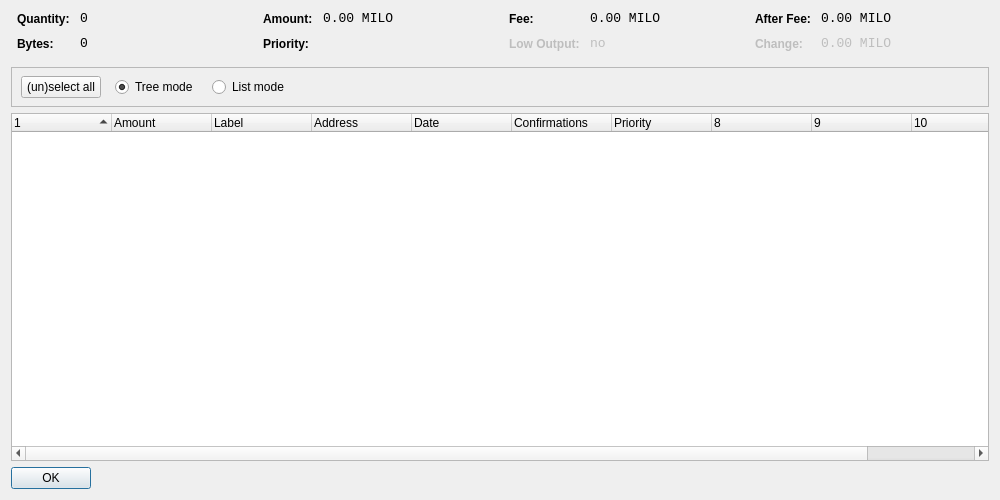
<?xml version="1.0" encoding="UTF-8"?>
<ui version="4.0">
 <class>CoinControlDialog</class>
 <widget class="QDialog" name="CoinControlDialog">
  <property name="geometry">
   <rect>
    <x>0</x>
    <y>0</y>
    <width>1000</width>
    <height>500</height>
   </rect>
  </property>
  <property name="windowTitle">
   <string>Coin Control</string>
  </property>
  <layout class="QVBoxLayout" name="verticalLayout">
   <item>
    <layout class="QHBoxLayout" name="horizontalLayoutTop" stretch="0,0,0,0">
     <property name="topMargin">
      <number>0</number>
     </property>
     <property name="bottomMargin">
      <number>10</number>
     </property>
     <item>
      <layout class="QFormLayout" name="formLayoutCoinControl1">
       <property name="horizontalSpacing">
        <number>10</number>
       </property>
       <property name="verticalSpacing">
        <number>10</number>
       </property>
       <property name="leftMargin">
        <number>6</number>
       </property>
       <property name="rightMargin">
        <number>6</number>
       </property>
       <item row="0" column="0">
        <widget class="QLabel" name="labelCoinControlQuantityText">
         <property name="styleSheet">
          <string notr="true">font-weight:bold;</string>
         </property>
         <property name="text">
          <string>Quantity:</string>
         </property>
        </widget>
       </item>
       <item row="0" column="1">
        <widget class="QLabel" name="labelCoinControlQuantity">
         <property name="font">
          <font>
           <family>Monospace</family>
           <pointsize>10</pointsize>
          </font>
         </property>
         <property name="cursor">
          <cursorShape>IBeamCursor</cursorShape>
         </property>
         <property name="contextMenuPolicy">
          <enum>Qt::ActionsContextMenu</enum>
         </property>
         <property name="text">
          <string notr="true">0</string>
         </property>
         <property name="textInteractionFlags">
          <set>Qt::LinksAccessibleByMouse|Qt::TextSelectableByKeyboard|Qt::TextSelectableByMouse</set>
         </property>
        </widget>
       </item>
       <item row="1" column="0">
        <widget class="QLabel" name="labelCoinControlBytesText">
         <property name="styleSheet">
          <string notr="true">font-weight:bold;</string>
         </property>
         <property name="text">
          <string>Bytes:</string>
         </property>
        </widget>
       </item>
       <item row="1" column="1">
        <widget class="QLabel" name="labelCoinControlBytes">
         <property name="font">
          <font>
           <family>Monospace</family>
           <pointsize>10</pointsize>
          </font>
         </property>
         <property name="cursor">
          <cursorShape>IBeamCursor</cursorShape>
         </property>
         <property name="contextMenuPolicy">
          <enum>Qt::ActionsContextMenu</enum>
         </property>
         <property name="text">
          <string notr="true">0</string>
         </property>
         <property name="textInteractionFlags">
          <set>Qt::LinksAccessibleByMouse|Qt::TextSelectableByKeyboard|Qt::TextSelectableByMouse</set>
         </property>
        </widget>
       </item>
      </layout>
     </item>
     <item>
      <layout class="QFormLayout" name="formLayoutCoinControl2">
       <property name="horizontalSpacing">
        <number>10</number>
       </property>
       <property name="verticalSpacing">
        <number>10</number>
       </property>
       <property name="leftMargin">
        <number>6</number>
       </property>
       <property name="rightMargin">
        <number>6</number>
       </property>
       <item row="0" column="0">
        <widget class="QLabel" name="labelCoinControlAmountText">
         <property name="styleSheet">
          <string notr="true">font-weight:bold;</string>
         </property>
         <property name="text">
          <string>Amount:</string>
         </property>
        </widget>
       </item>
       <item row="0" column="1">
        <widget class="QLabel" name="labelCoinControlAmount">
         <property name="font">
          <font>
           <family>Monospace</family>
           <pointsize>10</pointsize>
          </font>
         </property>
         <property name="cursor">
          <cursorShape>IBeamCursor</cursorShape>
         </property>
         <property name="contextMenuPolicy">
          <enum>Qt::ActionsContextMenu</enum>
         </property>
         <property name="text">
          <string notr="true">0.00 MILO</string>
         </property>
         <property name="textInteractionFlags">
          <set>Qt::LinksAccessibleByMouse|Qt::TextSelectableByKeyboard|Qt::TextSelectableByMouse</set>
         </property>
        </widget>
       </item>
       <item row="1" column="0">
        <widget class="QLabel" name="labelCoinControlPriorityText">
         <property name="styleSheet">
          <string notr="true">font-weight:bold;</string>
         </property>
         <property name="text">
          <string>Priority:</string>
         </property>
        </widget>
       </item>
       <item row="1" column="1">
        <widget class="QLabel" name="labelCoinControlPriority">
         <property name="font">
          <font>
           <family>Monospace</family>
           <pointsize>10</pointsize>
          </font>
         </property>
         <property name="cursor">
          <cursorShape>IBeamCursor</cursorShape>
         </property>
         <property name="contextMenuPolicy">
          <enum>Qt::ActionsContextMenu</enum>
         </property>
         <property name="text">
          <string/>
         </property>
         <property name="textInteractionFlags">
          <set>Qt::LinksAccessibleByMouse|Qt::TextSelectableByKeyboard|Qt::TextSelectableByMouse</set>
         </property>
        </widget>
       </item>
      </layout>
     </item>
     <item>
      <layout class="QFormLayout" name="formLayoutCoinControl3">
       <property name="horizontalSpacing">
        <number>10</number>
       </property>
       <property name="verticalSpacing">
        <number>10</number>
       </property>
       <property name="leftMargin">
        <number>6</number>
       </property>
       <property name="rightMargin">
        <number>6</number>
       </property>
       <item row="0" column="0">
        <widget class="QLabel" name="labelCoinControlFeeText">
         <property name="styleSheet">
          <string notr="true">font-weight:bold;</string>
         </property>
         <property name="text">
          <string>Fee:</string>
         </property>
        </widget>
       </item>
       <item row="0" column="1">
        <widget class="QLabel" name="labelCoinControlFee">
         <property name="font">
          <font>
           <family>Monospace</family>
           <pointsize>10</pointsize>
          </font>
         </property>
         <property name="cursor">
          <cursorShape>IBeamCursor</cursorShape>
         </property>
         <property name="contextMenuPolicy">
          <enum>Qt::ActionsContextMenu</enum>
         </property>
         <property name="text">
          <string notr="true">0.00 MILO</string>
         </property>
         <property name="textInteractionFlags">
          <set>Qt::LinksAccessibleByMouse|Qt::TextSelectableByKeyboard|Qt::TextSelectableByMouse</set>
         </property>
        </widget>
       </item>
       <item row="1" column="0">
        <widget class="QLabel" name="labelCoinControlLowOutputText">
         <property name="enabled">
          <bool>false</bool>
         </property>
         <property name="styleSheet">
          <string notr="true">font-weight:bold;</string>
         </property>
         <property name="text">
          <string>Low Output:</string>
         </property>
        </widget>
       </item>
       <item row="1" column="1">
        <widget class="QLabel" name="labelCoinControlLowOutput">
         <property name="enabled">
          <bool>false</bool>
         </property>
         <property name="font">
          <font>
           <family>Monospace</family>
           <pointsize>10</pointsize>
          </font>
         </property>
         <property name="cursor">
          <cursorShape>IBeamCursor</cursorShape>
         </property>
         <property name="contextMenuPolicy">
          <enum>Qt::ActionsContextMenu</enum>
         </property>
         <property name="text">
          <string notr="true">no</string>
         </property>
         <property name="textInteractionFlags">
          <set>Qt::LinksAccessibleByMouse|Qt::TextSelectableByKeyboard|Qt::TextSelectableByMouse</set>
         </property>
        </widget>
       </item>
      </layout>
     </item>
     <item>
      <layout class="QFormLayout" name="formLayoutCoinControl4">
       <property name="horizontalSpacing">
        <number>10</number>
       </property>
       <property name="verticalSpacing">
        <number>10</number>
       </property>
       <property name="leftMargin">
        <number>6</number>
       </property>
       <property name="rightMargin">
        <number>6</number>
       </property>
       <item row="0" column="0">
        <widget class="QLabel" name="labelCoinControlAfterFeeText">
         <property name="styleSheet">
          <string notr="true">font-weight:bold;</string>
         </property>
         <property name="text">
          <string>After Fee:</string>
         </property>
        </widget>
       </item>
       <item row="0" column="1">
        <widget class="QLabel" name="labelCoinControlAfterFee">
         <property name="font">
          <font>
           <family>Monospace</family>
           <pointsize>10</pointsize>
          </font>
         </property>
         <property name="cursor">
          <cursorShape>IBeamCursor</cursorShape>
         </property>
         <property name="contextMenuPolicy">
          <enum>Qt::ActionsContextMenu</enum>
         </property>
         <property name="text">
          <string notr="true">0.00 MILO</string>
         </property>
         <property name="textInteractionFlags">
          <set>Qt::LinksAccessibleByMouse|Qt::TextSelectableByKeyboard|Qt::TextSelectableByMouse</set>
         </property>
        </widget>
       </item>
       <item row="1" column="0">
        <widget class="QLabel" name="labelCoinControlChangeText">
         <property name="enabled">
          <bool>false</bool>
         </property>
         <property name="styleSheet">
          <string notr="true">font-weight:bold;</string>
         </property>
         <property name="text">
          <string>Change:</string>
         </property>
        </widget>
       </item>
       <item row="1" column="1">
        <widget class="QLabel" name="labelCoinControlChange">
         <property name="enabled">
          <bool>false</bool>
         </property>
         <property name="font">
          <font>
           <family>Monospace</family>
           <pointsize>10</pointsize>
          </font>
         </property>
         <property name="cursor">
          <cursorShape>IBeamCursor</cursorShape>
         </property>
         <property name="contextMenuPolicy">
          <enum>Qt::ActionsContextMenu</enum>
         </property>
         <property name="text">
          <string notr="true">0.00 MILO</string>
         </property>
         <property name="textInteractionFlags">
          <set>Qt::LinksAccessibleByMouse|Qt::TextSelectableByKeyboard|Qt::TextSelectableByMouse</set>
         </property>
        </widget>
       </item>
      </layout>
     </item>
    </layout>
   </item>
   <item>
    <widget class="QFrame" name="frame">
     <property name="minimumSize">
      <size>
       <width>0</width>
       <height>40</height>
      </size>
     </property>
     <property name="frameShape">
      <enum>QFrame::StyledPanel</enum>
     </property>
     <property name="frameShadow">
      <enum>QFrame::Sunken</enum>
     </property>
     <widget class="QWidget" name="horizontalLayoutWidget">
      <property name="geometry">
       <rect>
        <x>10</x>
        <y>0</y>
        <width>781</width>
        <height>41</height>
       </rect>
      </property>
      <layout class="QHBoxLayout" name="horizontalLayoutPanel" stretch="0,0,0,0,0">
       <property name="spacing">
        <number>14</number>
       </property>
       <item>
        <widget class="QPushButton" name="pushButtonSelectAll">
         <property name="sizePolicy">
          <sizepolicy hsizetype="Maximum" vsizetype="Fixed">
           <horstretch>0</horstretch>
           <verstretch>0</verstretch>
          </sizepolicy>
         </property>
         <property name="text">
          <string>(un)select all</string>
         </property>
        </widget>
       </item>
       <item>
        <widget class="QRadioButton" name="radioTreeMode">
         <property name="sizePolicy">
          <sizepolicy hsizetype="Maximum" vsizetype="Fixed">
           <horstretch>0</horstretch>
           <verstretch>0</verstretch>
          </sizepolicy>
         </property>
         <property name="text">
          <string>Tree mode</string>
         </property>
         <property name="checked">
          <bool>true</bool>
         </property>
        </widget>
       </item>
       <item>
        <widget class="QRadioButton" name="radioListMode">
         <property name="sizePolicy">
          <sizepolicy hsizetype="Maximum" vsizetype="Fixed">
           <horstretch>0</horstretch>
           <verstretch>0</verstretch>
          </sizepolicy>
         </property>
         <property name="text">
          <string>List mode</string>
         </property>
        </widget>
       </item>
       <item>
        <spacer name="horizontalSpacer">
         <property name="orientation">
          <enum>Qt::Horizontal</enum>
         </property>
         <property name="sizeHint" stdset="0">
          <size>
           <width>40</width>
           <height>20</height>
          </size>
         </property>
        </spacer>
       </item>
      </layout>
     </widget>
    </widget>
   </item>
   <item>
    <widget class="CoinControlTreeWidget" name="treeWidget">
     <property name="contextMenuPolicy">
      <enum>Qt::CustomContextMenu</enum>
     </property>
     <property name="sortingEnabled">
      <bool>false</bool>
     </property>
     <property name="columnCount">
      <number>11</number>
     </property>
     <attribute name="headerShowSortIndicator" stdset="0">
      <bool>true</bool>
     </attribute>
     <attribute name="headerStretchLastSection">
      <bool>false</bool>
     </attribute>
     <column>
      <property name="text">
       <string/>
      </property>
     </column>
     <column>
      <property name="text">
       <string>Amount</string>
      </property>
     </column>
     <column>
      <property name="text">
       <string>Label</string>
      </property>
     </column>
     <column>
      <property name="text">
       <string>Address</string>
      </property>
     </column>
     <column>
      <property name="text">
       <string>Date</string>
      </property>
     </column>
     <column>
      <property name="text">
       <string>Confirmations</string>
      </property>
      <property name="toolTip">
       <string>Confirmed</string>
      </property>
     </column>
     <column>
      <property name="text">
       <string>Priority</string>
      </property>
     </column>
     <column>
      <property name="text">
       <string/>
      </property>
     </column>
     <column>
      <property name="text">
       <string/>
      </property>
     </column>
     <column>
      <property name="text">
       <string/>
      </property>
     </column>
     <column>
      <property name="text">
       <string/>
      </property>
     </column>
    </widget>
   </item>
   <item>
    <widget class="QDialogButtonBox" name="buttonBox">
     <property name="sizePolicy">
      <sizepolicy hsizetype="Maximum" vsizetype="Fixed">
       <horstretch>0</horstretch>
       <verstretch>0</verstretch>
      </sizepolicy>
     </property>
     <property name="orientation">
      <enum>Qt::Horizontal</enum>
     </property>
     <property name="standardButtons">
      <set>QDialogButtonBox::Ok</set>
     </property>
    </widget>
   </item>
  </layout>
 </widget>
 <customwidgets>
  <customwidget>
   <class>CoinControlTreeWidget</class>
   <extends>QTreeWidget</extends>
   <header>coincontroltreewidget.h</header>
  </customwidget>
 </customwidgets>
 <resources/>
 <connections/>
</ui>
